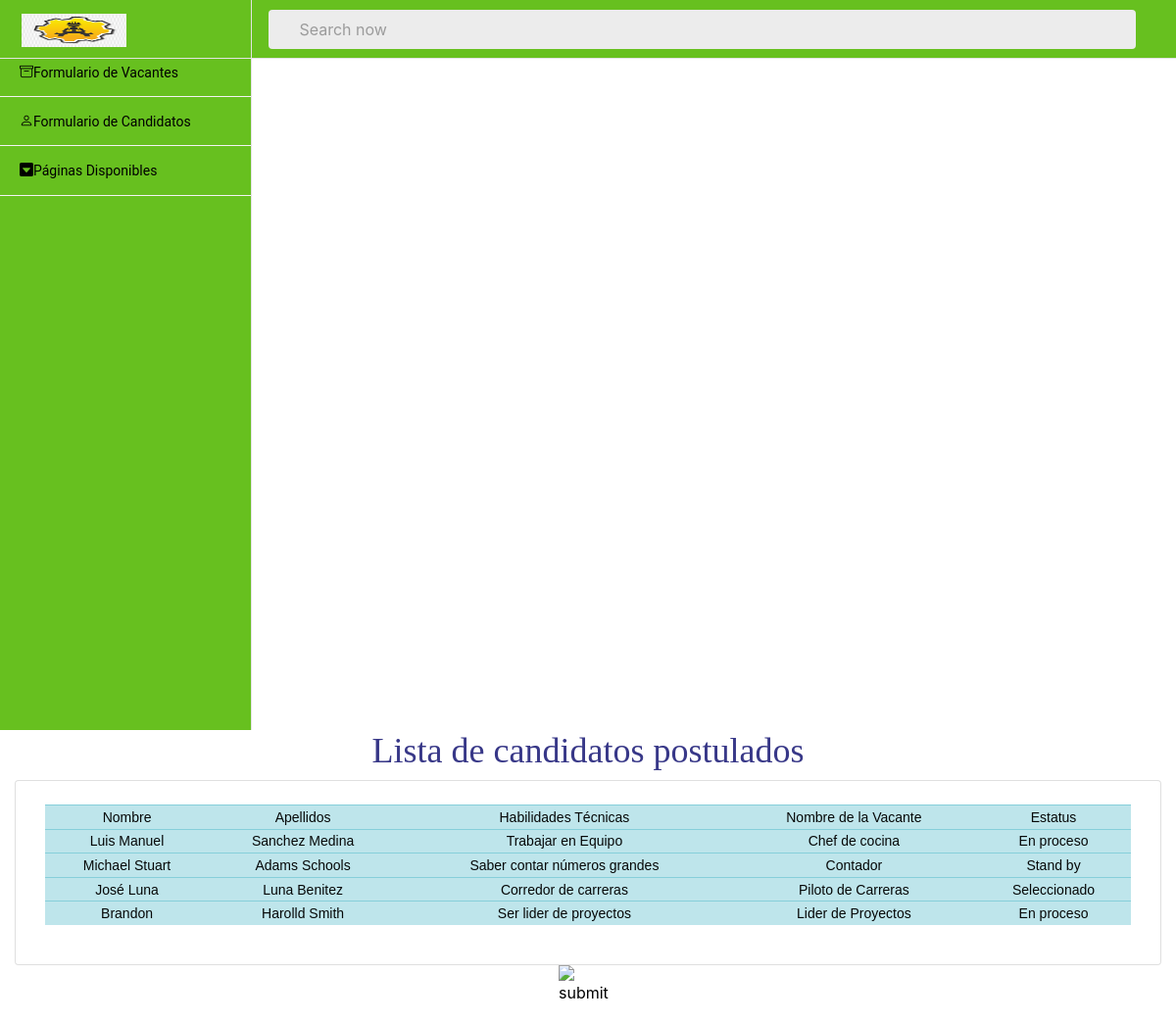
The page /Candidato/candidatospostulados.php on the database its author committed.
### tables this page shows
CREATE TABLE "candidato" (
	"id"	INTEGER,
	"id_seis"	INTEGER,
	"nombre"	TEXT,
	"apellidos"	TEXT,
	"fecha_nacimiento"	date,
	"telefono"	INTEGER,
	"celular"	INTEGER,
	"estado"	TEXT,
	"nacionalidad"	TEXT,
	"ciudad_residencia"	TEXT,
	"habilidades_técnicas"	TEXT,
	"formacion"	TEXT,
	"experiencia"	TEXT,
	"correo"	TEXT,
	"contrasena"	TEXT,
	FOREIGN KEY("id_seis") REFERENCES "usuario"("id"),
	PRIMARY KEY("id" AUTOINCREMENT)
);

CREATE TABLE "vacante" (
	"id"	INTEGER,
	"nombrevac"	TEXT,
	"descripcion" TEXT,
	"habtecreq"	TEXT,
	"habtecdes"	TEXT,
	"escolaridad" TEXT,
	"experiencia" TEXT,
	"estatus" TEXT,
	PRIMARY KEY("id" AUTOINCREMENT)
);

### Candidato/candidatospostulados.php (the view, shortened to what this page needs)
<?php
include '../conn.php';
$query = "SELECT candidato.nombre,candidato.apellidos,candidato.habilidades_técnicas,vacante.nombrevac,vacante.estatus FROM candidato,vacante
WHERE (nombre = 'Luis Manuel' AND nombrevac = 'Chef de cocina')
OR  (nombre = 'Michael Stuart' AND  nombrevac = 'Contador')
OR   (nombre = 'Alfonso' AND nombrevac = 'Mesero')
OR   (nombre = 'Franco Manuel' AND  nombrevac = 'Desarrollador')
OR   (nombre = 'Brandon' AND  nombrevac = 'Lider de Proyectos')
OR  (nombre = 'José Luna' AND  nombrevac = 'Piloto de Carreras')";
$result = $db->query($query);
?>
<!DOCTYPE html>
<html>
<head>
<link  rel="stylesheet" href="../css/candidato.css">
<link rel="stylesheet" href="../css/styles1.css">
<link rel="stylesheet" href="../css/materialdesignicons.min.css">
<link rel="stylesheet" href="../css/dataTables.bootstrap4.css">
<link rel="stylesheet" href="../css/principal.bundle.base.css">
<link rel="stylesheet" href="https://cdn.jsdelivr.net/npm/bootstrap-icons@1.8.2/font/bootstrap-icons.css">
<link rel="stylesheet" href="https://cdn.jsdelivr.net/npm/bootstrap@4.6.1/dist/css/bootstrap.min.css">
</head>
<body>
<div class="container-scroller">
    <nav class="navbar col-lg-12 col-12 p-0 fixed-top d-flex flex-row">
            <div class="navbar-brand-wrapper d-flex justify-content-center">
        <div class="navbar-brand-inner-wrapper d-flex justify-content-between align-items-center w-100">
          <a class="navbar-brand brand-logo" href="../Candidato/index.php"><img src="../images/logotipo.png" width="40px" height="40px" alt="logo"/></a>
        </div>
      </div>
      <div class="navbar-menu-wrapper d-flex align-items-center justify-content-end">
        <ul class="navbar-nav mr-lg-4 w-100">
          <li class="nav-item nav-search d-none d-lg-block w-100">
            <div class="input-group">
              <div class="input-group-prepend">
                <span class="input-group-text" id="search">
                  <i class="mdi mdi-magnify"></i>
                </span>
              </div>
              <input type="text" class="form-control" placeholder="Search now" aria-label="search" aria-describedby="search">
            </div>
          </li>
        </ul>
    </nav>
<nav class="sidebar sidebar-offcanvas" id="sidebar">
        <ul class="nav">
          <li class="nav-item">
            <a class="nav-link" href="../Candidato/index.php">
              <span class="menu-title">PROYECTO CANDIDATURA</span>
            </a>
          </li>
          <li class="nav-item">
            <a class="nav-link" href="../Vacantes/AgregarVacante.php">
            <i class="bi bi-archive"></i>
              <span class="menu-title">Formulario de Vacantes</span>
            </a>
          </li>
          <li class="nav-item">
            <a class="nav-link" href="../Candidato/RegistrarCandidatos.php">
            <i class="bi bi-person"></i>
              <span class="menu-title">Formulario de Candidatos</span>
            </a>
          </li>
          <li class="nav-item">
            <a class="nav-link" data-toggle="collapse" href="#auth" aria-expanded="false" aria-controls="auth">
            <i class="bi bi-caret-down-square-fill"></i>
            <span class="menu-title">Páginas Disponibles</span>
            </a>
          </li>
        </ul>
      </nav>
<h1 class="titulo_candi" align="center">Lista de candidatos postulados</h1>
        <div class="col-lg-12 stretch-card">
              <div class="card">
                <div class="card-body">
        <table class="table table-sm table-info" id ="resultado">
        <thead>
               <tr id="texto">
                <td scope="col">Nombre</td>
                <td scope="col">Apellidos</td>
                <td scope="col">Habilidades Técnicas</td>
                <td scope="col">Nombre de la Vacante</td>
                <td scope="col">Estatus</td>
                </tr>
               </thead>
            <?php while($row = $result->fetchArray()) {?>
            <tr id="texto">
                <td scope="col"><?php echo $row['nombre'];?></td>
                <td scope="col"><?php echo $row['apellidos'];?></td>
                <td scope="col"><?php echo $row['habilidades_técnicas'];?></td>
                <td scope="col"><?php echo $row['nombrevac'];?></td>
                <td scope="col"><?php echo $row['estatus'];?></td>
            </tr>
            <?php } ?>
        </table>
        </div>
              </div>
        </div>
        <div class="d-flex justify-content-center">
        <a  href="../Candidato/index.php">
        <input type="image" src="https://thumbs.dreamstime.com/z/icono-transparente-del-candidato-dise%C3%B1o-s%C3%ADmbolo-de-r-humano-130312471.jpg" name="submit" width="60" height="60" alt="submit"data-toggle="modal" data-target="#indexcan"/>
        </a>
        </div>
</body>
</html>

### css/candidato.css (style rules this page uses)
.titulo_candi { font-family: new times roman; font-size: 36px; align-items:center; color:rgb(56, 56, 136); }
#texto { font-family:sans-serif; color:rgb(6, 8, 8); font: size 10px; text-align: center; }
body { background-image: url("https://img.freepik.com/vector-gratis/agencia-contratacion-candidatos-oficina-empleo-headhunting-contratacion-ilustracion-plana-dibujos-animados_80590-10210.jpg"); }

### rows shown on the page
candidato: nombre "Luis Manuel", apellidos "Sanchez Medina", habilidades_técnicas "Trabajar en Equipo", vacante.nombrevac "Chef de cocina", vacante.estatus "En proceso"
candidato: nombre "Michael Stuart", apellidos "Adams Schools", habilidades_técnicas "Saber contar números grandes", vacante.nombrevac "Contador", vacante.estatus "Stand by"
candidato: nombre "José Luna", apellidos "Luna Benitez", habilidades_técnicas "Corredor de carreras", vacante.nombrevac "Piloto de Carreras", vacante.estatus "Seleccionado"
candidato: nombre "Brandon", apellidos "Harolld Smith", habilidades_técnicas "Ser lider de proyectos", vacante.nombrevac "Lider de Proyectos", vacante.estatus "En proceso"
